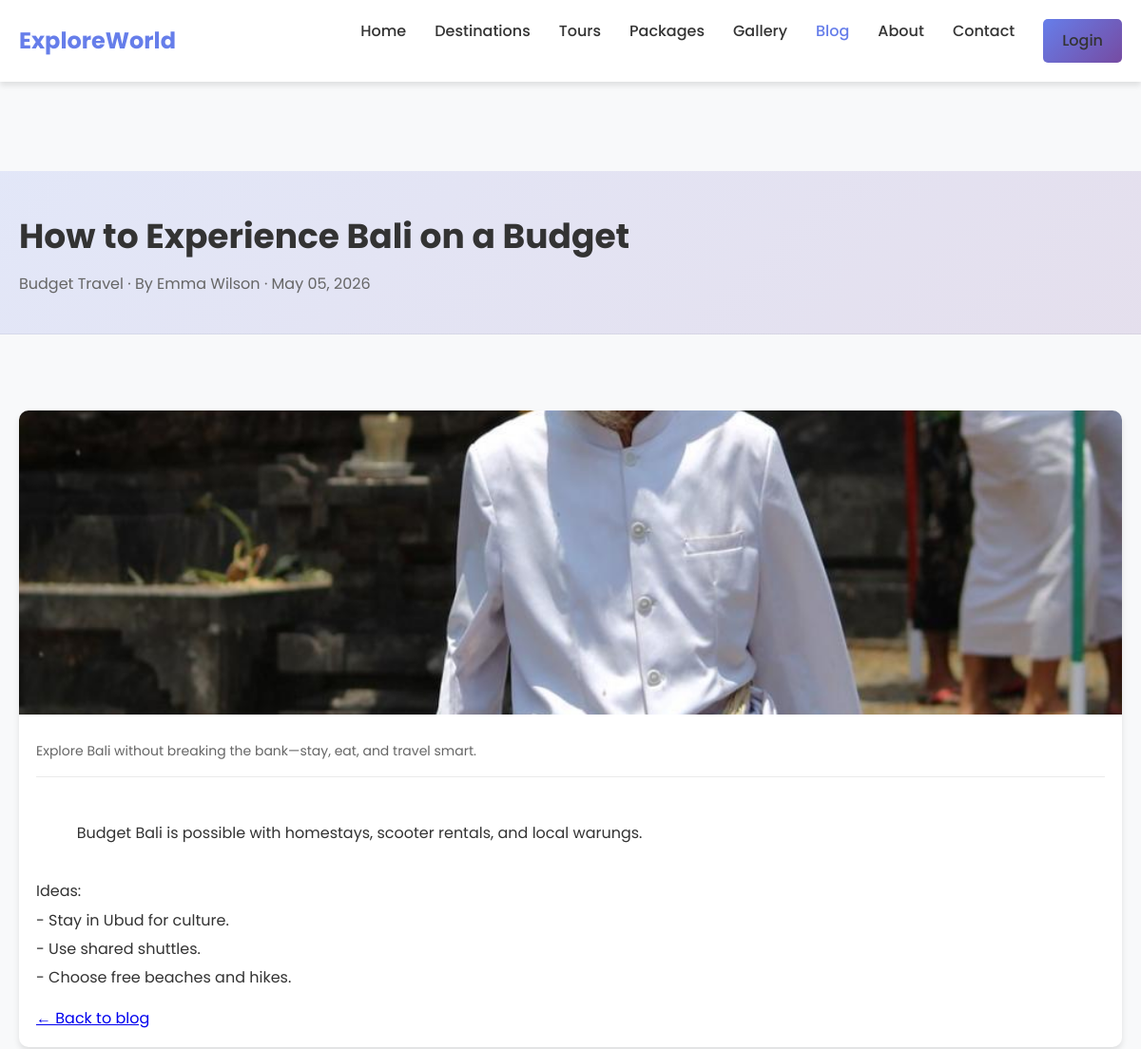
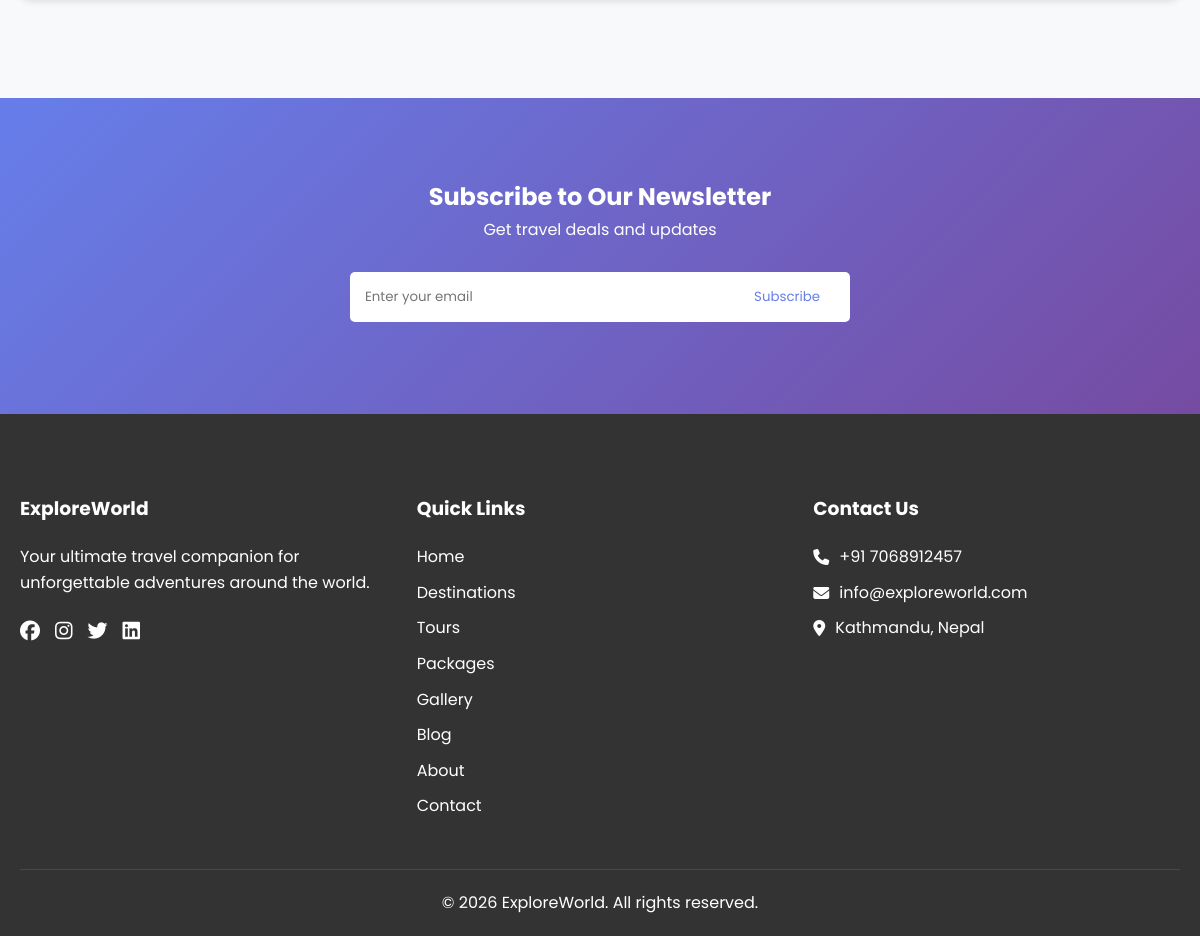
The page /post.php?slug=bali-on-a-budget on the database its author committed (2 pictures, top to bottom).
### tables this page shows
CREATE TABLE IF NOT EXISTS blog_posts (
    id INT AUTO_INCREMENT PRIMARY KEY,
    title VARCHAR(200) NOT NULL,
    slug VARCHAR(220) NOT NULL UNIQUE,
    category VARCHAR(80) DEFAULT NULL,
    author VARCHAR(120) DEFAULT NULL,
    excerpt TEXT,
    content LONGTEXT,
    image_url VARCHAR(255) DEFAULT NULL,
    published_at TIMESTAMP NULL DEFAULT NULL,
    created_at TIMESTAMP DEFAULT CURRENT_TIMESTAMP
);

### config/database.php (called while the page is built, shortened)
<?php
$isDevelopment = getenv('APP_ENV') === 'development';
try {
    $conn = new mysqli(DB_HOST, DB_USER, DB_PASS, DB_NAME);
} catch (Exception $e) {
    error_log("Database connection error: " . $e->getMessage());
    if ($isDevelopment) {
        die("Database connection error: " . htmlspecialchars($e->getMessage(), ENT_QUOTES, 'UTF-8'));
    }
    die("We're experiencing technical difficulties. Please try again later.");
}
function execute_query($sql, $types = "", $params = []) {
    global $conn;
    try {
        $stmt = $conn->prepare($sql);
        if (!empty($params)) {
            $stmt->bind_param($types, ...$params);
        }
        if (!$stmt->execute()) {
            throw new Exception("Execute failed: " . $stmt->error);
        }
        return $stmt;
    } catch (Exception $e) {
        error_log("Query execution error: " . $e->getMessage());
        return false;
    }
}
function get_results($stmt) {
    $result = $stmt->get_result();
    $rows = [];
    while ($row = $result->fetch_assoc()) {
        $rows[] = $row;
    }
    return $rows;
}
?>

### includes/init.php (called while the page is built, shortened)
<?php
require_once __DIR__ . '/../config/database.php';
function url_path(string $path): string {
    return BASE_URL . '/' . ltrim($path, '/');
}
function e(string $value): string {
    return htmlspecialchars($value, ENT_QUOTES, 'UTF-8');
}
?>

### post.php (the view, shortened to what this page needs)
<?php
require_once __DIR__ . '/includes/header.php';
$slug = isset($_GET['slug']) ? trim((string)$_GET['slug']) : '';
$stmt = execute_query("SELECT title, category, author, excerpt, content, image_url, published_at
                       FROM blog_posts
                       WHERE slug = ? AND published_at IS NOT NULL
                       LIMIT 1", "s", [$slug]);
$rows = $stmt ? get_results($stmt) : [];
$post = $rows[0];
?>
<header class="page-header">
  <div class="container">
    <h1><?php echo e((string)$post['title']); ?></h1>
    <p>
      <?php if (!empty($post['category'])): ?><?php echo e((string)$post['category']); ?> · <?php endif; ?>
      <?php if (!empty($post['author'])): ?>By <?php echo e((string)$post['author']); ?> · <?php endif; ?>
      <?php if (!empty($post['published_at'])): ?><?php echo e(date('M d, Y', strtotime((string)$post['published_at']))); ?><?php endif; ?>
    </p>
  </div>
</header>
<section class="destinations-page">
  <div class="container">
    <div style="background:#fff; border-radius:10px; box-shadow: var(--shadow); overflow:hidden;">
      <img src="<?php echo e(url_path($post['image_url'] ?: 'assets/images/hero-bg.svg')); ?>" alt="" style="width:100%; height:320px; object-fit:cover;">
      <div style="padding: 18px;">
        <?php if (!empty($post['excerpt'])): ?>
          <p style="color: var(--light-text); font-size: 14px; line-height: 1.8;">
            <?php echo e((string)$post['excerpt']); ?>
          </p>
          <hr style="border:none; border-top:1px solid rgba(0,0,0,0.08); margin: 14px 0;">
        <?php endif; ?>
        <div style="white-space: pre-wrap; line-height:1.9; color: var(--text-color);">
          <?php echo e((string)($post['content'] ?? '')); ?>
        </div>
        <div style="margin-top: 14px;">
          <a href="<?php echo e(url_path('blog.php')); ?>">← Back to blog</a>
        </div>
      </div>
    </div>
  </div>
</section>
<?php require_once __DIR__ . '/includes/footer.php'; ?>

### assets/css/style.css (style rules this page uses)
html { scroll-behavior: smooth; }
:root { --primary-color: #667eea; --secondary-color: #764ba2; --text-color: #333; --light-text: #666; --white: #fff; --background: #f8f9fa; --border-color: #ddd; --shadow: 0 4px 6px rgba(0, 0, 0, 0.1); --transition: all 0.3s ease; }
* { margin: 0; padding: 0; box-sizing: border-box; font-family: 'Poppins', sans-serif; }
body { line-height: 1.6; color: var(--text-color); background-color: var(--background); padding-top: 100px; }
.container { max-width: 1200px; margin: 0 auto; padding: 0 20px; }
.page-header { background: linear-gradient(135deg, rgba(102,126,234,0.15) 0%, rgba(118,75,162,0.15) 100%); padding: 40px 0; border-bottom: 1px solid rgba(0,0,0,0.06); margin-top: 80px; }
.page-header h1 { margin: 0; font-size: 36px; }
.page-header p { margin: 8px 0 0; color: var(--light-text); }
.destinations-page { padding: 80px 0 100px; }

### rows shown on the page
blog_posts: title "How to Experience Bali on a Budget", category "Budget Travel", author "Emma Wilson", published_at "May 05, 2026", image_url (picture), excerpt "Explore Bali without breaking the bank—stay, eat, and travel smart.", content "Budget Bali is possible with homestays, scooter rentals, and local warungs. Ideas: - Stay in Ubud for culture. - Use shared shuttles. - Choose free beaches and hikes."
